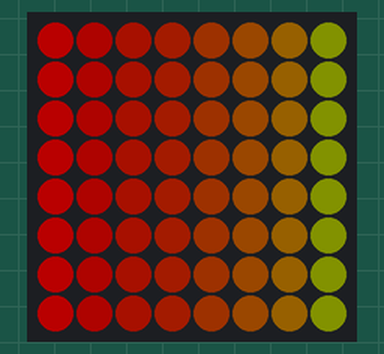
A sketch run on a simulated Arduino Uno, built with avr-gcc and run on an emulated ATmega328P. On the bench: 8×8 RGB LED matrix (first LED top left, wired row by row). Dim RGB values are drawn brighter than linear.

Above: at 0.66 s.
At 16.9 s:
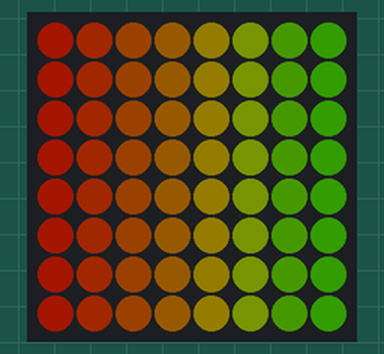
At 39.45 s:
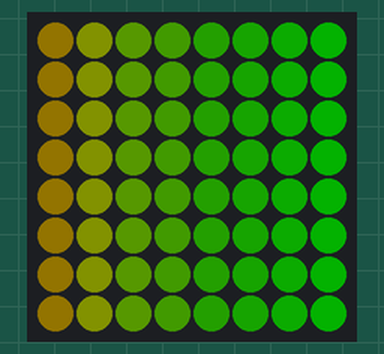

The sketch:

color-fade.ino
```cpp
#include <Adafruit_GFX.h>
#include <Adafruit_NeoMatrix.h>
#include <Adafruit_NeoPixel.h>
#ifndef PSTR
#define PSTR // Make Arduino Due happy
#endif

#define PIN 6

// MATRIX DECLARATION:
// Parameter 1 = width of NeoPixel matrix
// Parameter 2 = height of matrix
// Parameter 3 = pin number (most are valid)
// Parameter 4 = matrix layout flags, add together as needed:
//   NEO_MATRIX_TOP, NEO_MATRIX_BOTTOM, NEO_MATRIX_LEFT, NEO_MATRIX_RIGHT:
//     Position of the FIRST LED in the matrix; pick two, e.g.
//     NEO_MATRIX_TOP + NEO_MATRIX_LEFT for the top-left corner.
//   NEO_MATRIX_ROWS, NEO_MATRIX_COLUMNS: LEDs are arranged in horizontal
//     rows or in vertical columns, respectively; pick one or the other.
//   NEO_MATRIX_PROGRESSIVE, NEO_MATRIX_ZIGZAG: all rows/columns proceed
//     in the same order, or alternate lines reverse direction; pick one.
//   See example below for these values in action.
// Parameter 5 = pixel type flags, add together as needed:
//   NEO_KHZ800  800 KHz bitstream (most NeoPixel products w/WS2812 LEDs)
//   NEO_KHZ400  400 KHz (classic 'v1' (not v2) FLORA pixels, WS2811 drivers)
//   NEO_GRB     Pixels are wired for GRB bitstream (most NeoPixel products)
//   NEO_RGB     Pixels are wired for RGB bitstream (v1 FLORA pixels, not v2)


// Example for NeoPixel Shield.  In this application we'd like to use it
// as a 5x8 tall matrix, with the USB port positioned at the top of the
// Arduino.  When held that way, the first pixel is at the top right, and
// lines are arranged in columns, progressive order.  The shield uses
// 800 KHz (v2) pixels that expect GRB color data.
Adafruit_NeoMatrix matrix = Adafruit_NeoMatrix(8, 8, PIN,
                            NEO_MATRIX_TOP     + NEO_MATRIX_RIGHT +
                            NEO_MATRIX_COLUMNS + NEO_MATRIX_PROGRESSIVE,
                            NEO_GRB            + NEO_KHZ800);

int brightness = 100;

// Function example takes H, S, I, and a pointer to the
// returned RGB colorspace converted vector. It should
// be initialized with:
//
// int rgb[3];
//
// in the calling function. After calling hsi2rgb
// the vector rgb will contain red, green, and blue
// calculated values.
// http://blog.saikoled.com/post/43693602826/why-every-led-light-should-be-using-hsi

int hsi2rgb(float H, float S, float I, int* rgb) {
  int r, g, b;
  H = fmod(H,360); // cycle H around to 0-360 degrees
  H = 3.14159*H/(float)180; // Convert to radians.
  S = S>0?(S<1?S:1):0; // clamp S and I to interval [0,1]
  I = I>0?(I<1?I:1):0;

  // Math! Thanks in part to Kyle Miller.
  if(H < 2.09439) {
    r = 255*I/3*(1+S*cos(H)/cos(1.047196667-H));
    g = 255*I/3*(1+S*(1-cos(H)/cos(1.047196667-H)));
    b = 255*I/3*(1-S);
  } else if(H < 4.188787) {
    H = H - 2.09439;
    g = 255*I/3*(1+S*cos(H)/cos(1.047196667-H));
    b = 255*I/3*(1+S*(1-cos(H)/cos(1.047196667-H)));
    r = 255*I/3*(1-S);
  } else {
    H = H - 4.188787;
    b = 255*I/3*(1+S*cos(H)/cos(1.047196667-H));
    r = 255*I/3*(1+S*(1-cos(H)/cos(1.047196667-H)));
    g = 255*I/3*(1-S);
  }
  rgb[0]=r;
  rgb[1]=g;
  rgb[2]=b;
}

void setup() {
  matrix.begin();
  matrix.setBrightness(100);
}

int width = matrix.width();
int height = matrix.height();

float luminosity = 1;
float steps = 10; // lower let the colors fade faster
float angle = 60;
float saturation = 1;

void loop() {
  int rgb[3];

  for (float i = 0; i <= 360 * steps; i++) {
    float color = 0;
    for (int column = 0; column < width; column++) {
      color += angle / width;
      if (color > 360) {
        color -= 360;
      }
      hsi2rgb((i / steps) + color, saturation, luminosity, rgb);
      matrix.drawFastVLine(column, 0, 8, matrix.Color(rgb[0], rgb[1], rgb[2]));
    }
    matrix.show();
  }
}
```
